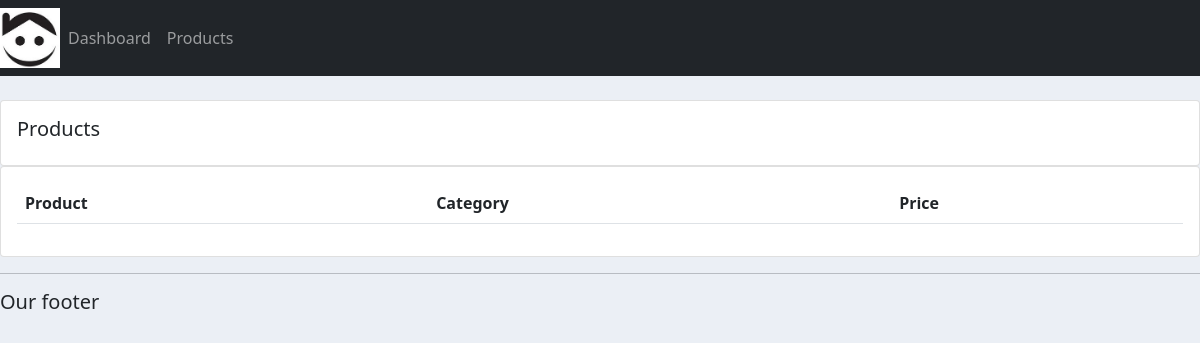
Before: /products/ with the older database file.
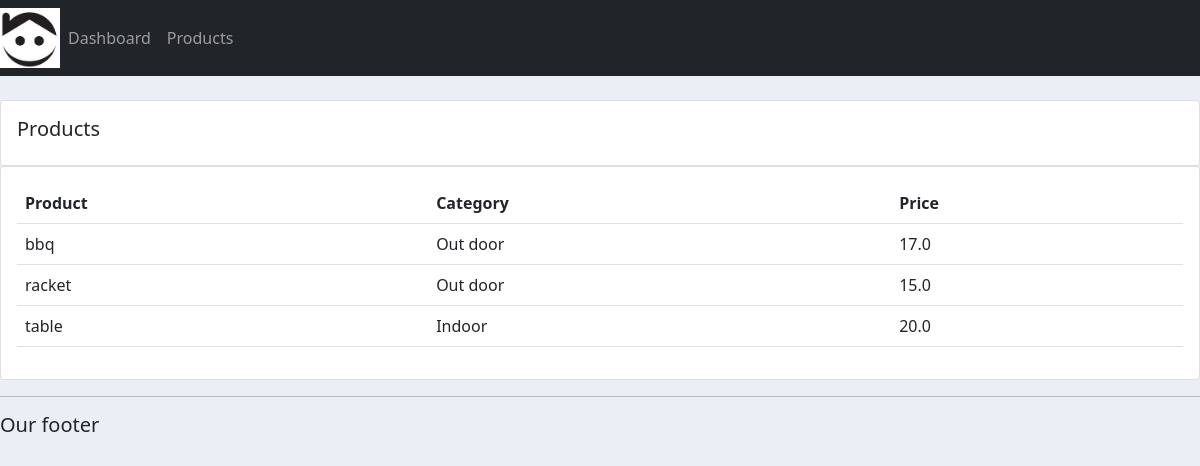
After: the same page with the newer database file.
### accounts/models.py (models this page shows, shortened)
class Product(models.Model):
    CATEGORY = (
        ('Indoor', 'Indoor'),
        ('Out door', 'Out door'),
    )
    name = models.CharField(max_length=200, null=True)
    price = models.FloatField(null=True)
    category = models.CharField(max_length=200, null=True, choices=CATEGORY)
    description = models.CharField(max_length=200, null=True)
    date_created = models.DateTimeField(auto_now_add=True, null=True)
    tags = models.ManyToManyField(Tag)

### accounts/views.py (the view)
# urls.py: path('products/', views.products, name='products'),
def products(requests):
    products = Product.objects.all()
    context = {'products':products}
    return render(requests, 'accounts/products.html', context)

### accounts/templates/accounts/products.html
{% extends 'accounts/main.html' %}
{% block content %}
<br>
<div class="row">
    <div class="col-md">
        <div class="card card-body">
            <h5>Products</h5>
        </div>
        <div class="card card-body">
            <table class="table">
                <tr>
                    <th>Product</th>
                    <th>Category</th>
                    <th>Price</th>
                </tr>
                {% for i in products %}
                    <tr>
                        <td>{{i.name}}</td>
                        <td>{{i.category}}</td>
                        <td>{{i.price}}</td>
                    </tr>
                {% endfor %}
            </table>
        </div>
    </div>
</div>
{% endblock %}

Changed rows visible on the page:
added Product: name "bbq", category "Out door", price "17.0"
added Product: name "racket", category "Out door", price "15.0"
added Product: name "table", category "Indoor", price "20.0"
